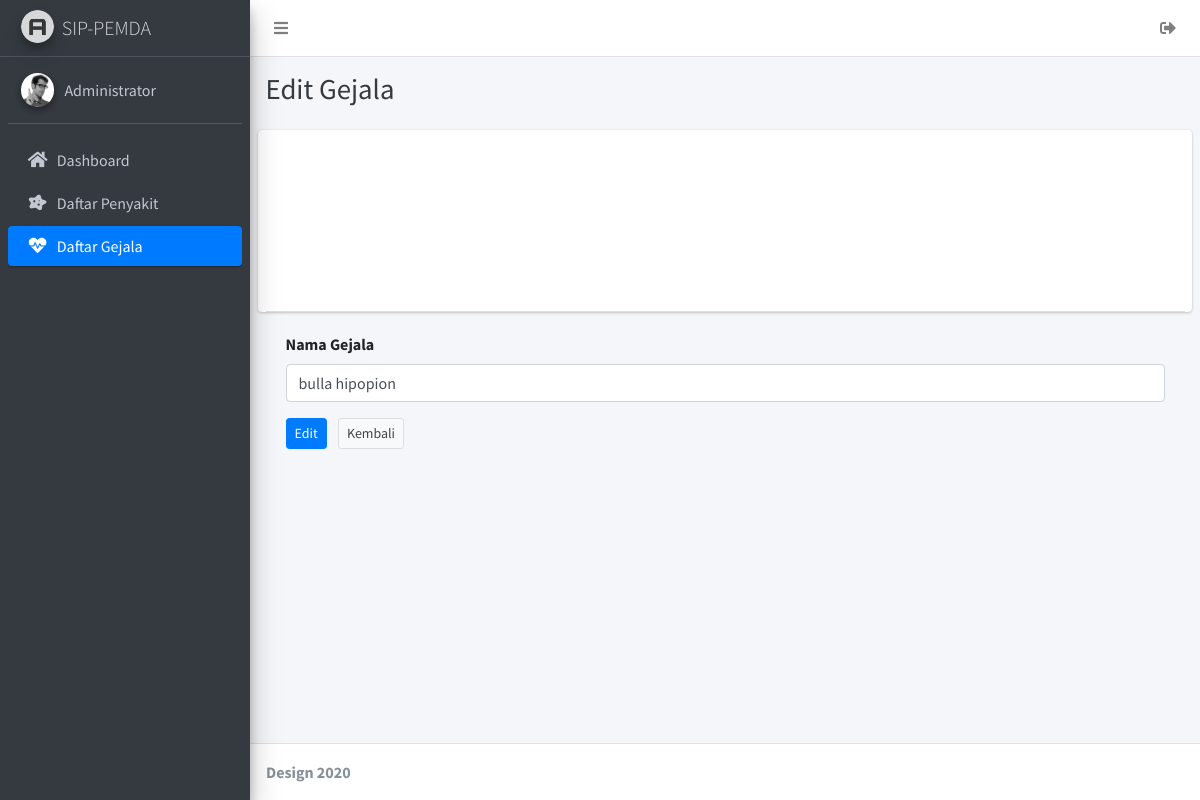
/pages/edit_symptoms.php?id=37 (signed in), run on an earlier commit of the app's database.
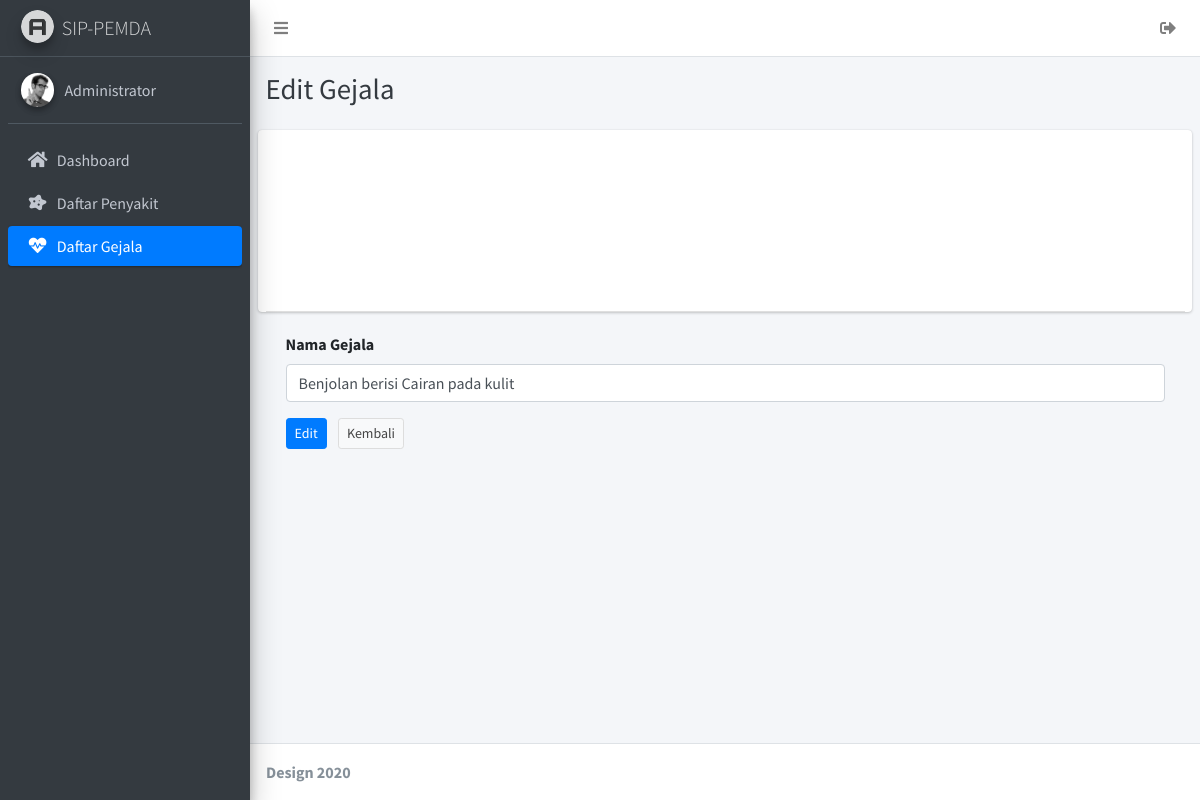
And on a later commit of the database.
### tables this page shows
CREATE TABLE `gejala` (
  `id` int(10) NOT NULL,
  `nama` varchar(255) NOT NULL
);

### pages/edit_symptoms.php (the view, shortened to what this page needs)
<?php
    include '../connect.php';
    $id = $_GET['id'];
    $query = "SELECT * FROM `gejala` WHERE `id`=$id;";
    $sql = mysqli_query($mysqli, $query);
?>
<!DOCTYPE html>
<html>
  <head>
    <link rel="stylesheet" href="../plugins/fontawesome-free/css/all.min.css">
    <link rel="stylesheet" href="https://code.ionicframework.com/ionicons/2.0.1/css/ionicons.min.css">
    <link rel="stylesheet" href="../plugins/tempusdominus-bootstrap-4/css/tempusdominus-bootstrap-4.min.css">
    <link rel="stylesheet" href="../plugins/icheck-bootstrap/icheck-bootstrap.min.css">
    <link rel="stylesheet" href="../plugins/jqvmap/jqvmap.min.css">
    <link rel="stylesheet" href="../dist/css/adminlte.min.css">
    <link rel="stylesheet" href="../plugins/overlayScrollbars/css/OverlayScrollbars.min.css">
    <link rel="stylesheet" href="../plugins/daterangepicker/daterangepicker.css">
    <link rel="stylesheet" href="../plugins/summernote/summernote-bs4.css">
  </head>
  <body class="hold-transition sidebar-mini layout-fixed">
    <div class="wrapper">
      <nav class="main-header navbar navbar-expand navbar-white navbar-light">
        <ul class="navbar-nav">
          <li class="nav-item">
            <a class="nav-link" data-widget="pushmenu" href="#" role="button"><i class="fas fa-bars"></i></a>
          </li>
        </ul>
        <ul class="navbar-nav ml-auto">
          <li class="nav-item">
            <a class="nav-link" href="logout.html">
              <i class="fas fa-sign-out-alt"></i>
            </a>
          </li>
        </ul>
      </nav>
      <aside class="main-sidebar sidebar-dark-primary elevation-4">
        <a href="index.html" class="brand-link">
          <img src="../dist/img/AdminLTELogo.png" alt="AdminLTE Logo" class="brand-image img-circle elevation-3"
              style="opacity: .8">
          <span class="brand-text font-weight-light">SIP-PEMDA</span>
        </a>
        <div class="sidebar">
          <div class="user-panel mt-3 pb-3 mb-3 d-flex">
            <div class="image">
              <img src="../dist/img/user2-160x160.jpg" class="img-circle elevation-2" alt="User Image">
            </div>
            <div class="info">
              <a href="profil.html" class="d-block">Administrator</a>
            </div>
          </div>
          <nav class="mt-2">
            <ul class="nav nav-pills nav-sidebar flex-column nav-child-indent" data-widget="treeview" role="menu" data-accordion="false">
              <li class="nav-item">
                <a href="dashboard.php" class="nav-link">
                  <i class="nav-icon fas fa-home"></i>
                  <p>
                    Dashboard
                  </p>
                </a>
              </li>
              <li class="nav-item">
                <a href="diseases.php" class="nav-link">
                  <i class="nav-icon fas fa-disease"></i>
                  <p>
                    Daftar Penyakit
                  </p>
                </a>
              </li>
              <li class="nav-item">
                <a href="symptoms.php" class="nav-link active">
                  <i class="nav-icon fas fa-heartbeat"></i>
                  <p>
                    Daftar Gejala
                  </p>
                </a>
              </li>
            </ul>
          </nav>
        </div>
      </aside>
      <div class="content-wrapper">
        <div class="content-header">
          <div class="container-fluid">
            <div class="row mb-2">
              <div class="col-sm-6">
                <h1 class="m-0 text-dark">Edit Gejala</h1>
              </div>
            </div>
          </div>
        </div>
        <section class="content">
          <div class="container-fluid">
            <div class="row">
              <div class="card col-12">
                <div class="card-header col-12">
                </div>
                <div class="card-body">
                    <?php if(mysqli_num_rows($sql) == 0){
                        header("Location: symptoms.php");
                    } else {
                        while($datas = mysqli_fetch_assoc($sql)){
                        ?>
                        <form action="../functions/edit_symptoms.php" method="post">
                            <div class="form-group">
                                <label for="">Nama Gejala</label>
                                <input type="text" class="form-control" placeholder="Nama Gejala" id="nama" name="nama" value="<?php echo $datas['nama'] ?>">
                            </div>
                            <button type="submit" class="btn btn-sm btn-primary mr-2">Edit</button>
                            <a href="symptoms.php" class="btn btn-sm btn-default">Kembali</a>
                        </form>
                    <?php }
                    }
                    ?>
                </div>
              </div>
            </div>
          </div>
        </section>
      </div>
      <footer class="main-footer">
        <strong>Design 2020</strong>
      </footer>
    </div>
  </body>
</html>

What changed in the data, as far as the page shows it:
changed gejala: nama "bulla hipopion" → "Benjolan berisi Cairan pada kulit"
